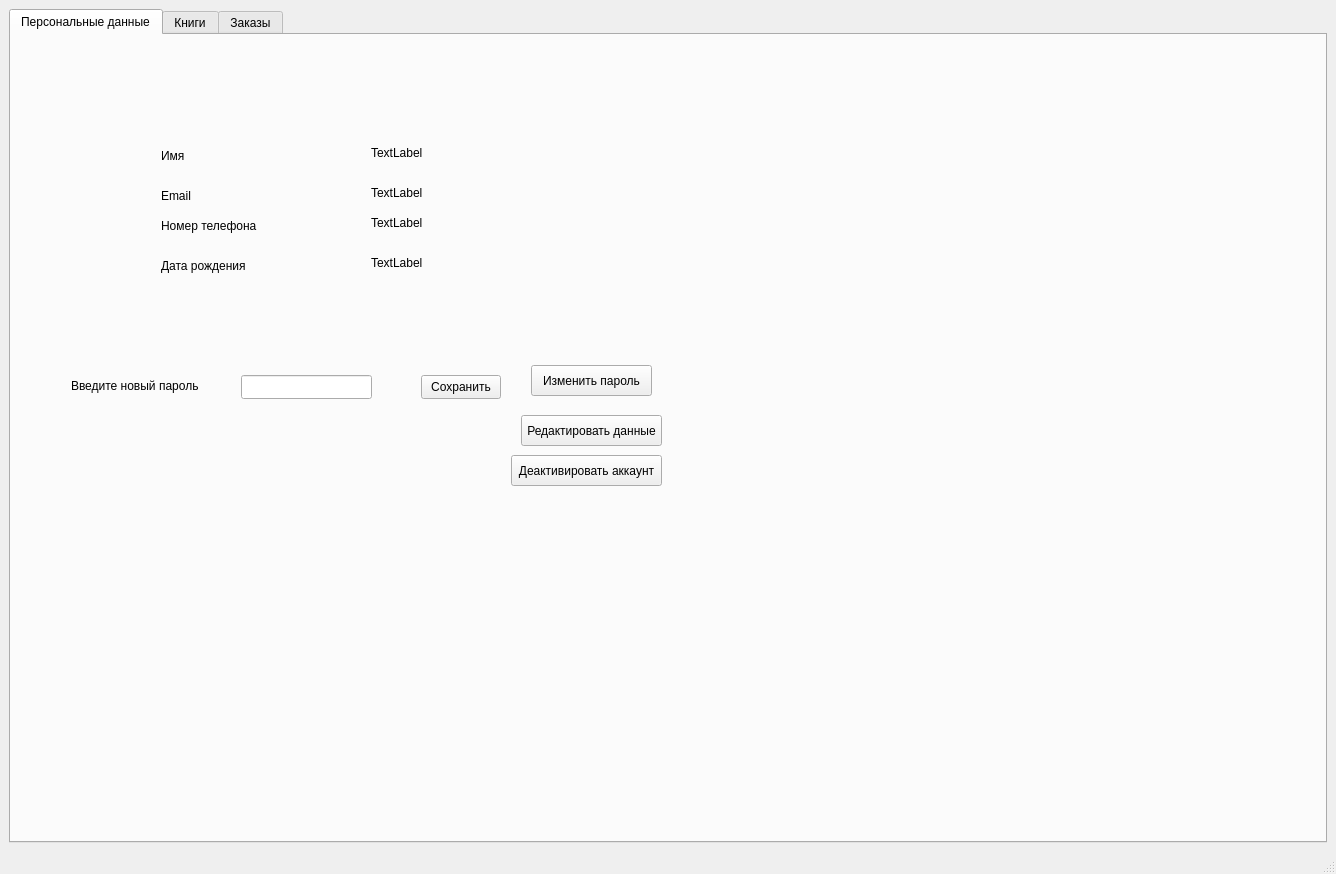
<?xml version="1.0" encoding="UTF-8"?>
<ui version="4.0">
 <class>ClientWindow</class>
 <widget class="QMainWindow" name="ClientWindow">
  <property name="geometry">
   <rect>
    <x>0</x>
    <y>0</y>
    <width>1336</width>
    <height>874</height>
   </rect>
  </property>
  <property name="windowTitle">
   <string>MainWindow</string>
  </property>
  <widget class="QWidget" name="centralwidget">
   <layout class="QVBoxLayout" name="verticalLayout">
    <item>
     <widget class="QTabWidget" name="clnt_tabs">
      <property name="currentIndex">
       <number>0</number>
      </property>
      <widget class="QWidget" name="cred_clnt_tab">
       <attribute name="title">
        <string>Персональные данные</string>
       </attribute>
       <widget class="QLabel" name="name_clnt_label">
        <property name="geometry">
         <rect>
          <x>150</x>
          <y>110</y>
          <width>101</width>
          <height>21</height>
         </rect>
        </property>
        <property name="text">
         <string>Имя</string>
        </property>
       </widget>
       <widget class="QLabel" name="email_clnt_label">
        <property name="geometry">
         <rect>
          <x>150</x>
          <y>150</y>
          <width>101</width>
          <height>21</height>
         </rect>
        </property>
        <property name="text">
         <string>Email</string>
        </property>
       </widget>
       <widget class="QLabel" name="phone_clnt_label">
        <property name="geometry">
         <rect>
          <x>150</x>
          <y>180</y>
          <width>101</width>
          <height>21</height>
         </rect>
        </property>
        <property name="text">
         <string>Номер телефона</string>
        </property>
       </widget>
       <widget class="QLabel" name="bd_clnt_label">
        <property name="geometry">
         <rect>
          <x>150</x>
          <y>220</y>
          <width>101</width>
          <height>21</height>
         </rect>
        </property>
        <property name="text">
         <string>Дата рождения</string>
        </property>
       </widget>
       <widget class="QLabel" name="name_clnt_value">
        <property name="geometry">
         <rect>
          <x>360</x>
          <y>110</y>
          <width>191</width>
          <height>16</height>
         </rect>
        </property>
        <property name="text">
         <string>TextLabel</string>
        </property>
       </widget>
       <widget class="QLabel" name="email_clnt_value">
        <property name="geometry">
         <rect>
          <x>360</x>
          <y>150</y>
          <width>231</width>
          <height>16</height>
         </rect>
        </property>
        <property name="text">
         <string>TextLabel</string>
        </property>
       </widget>
       <widget class="QLabel" name="phone_clnt_value">
        <property name="geometry">
         <rect>
          <x>360</x>
          <y>180</y>
          <width>211</width>
          <height>16</height>
         </rect>
        </property>
        <property name="text">
         <string>TextLabel</string>
        </property>
       </widget>
       <widget class="QLabel" name="bd_clnt_value">
        <property name="geometry">
         <rect>
          <x>360</x>
          <y>220</y>
          <width>241</width>
          <height>16</height>
         </rect>
        </property>
        <property name="text">
         <string>TextLabel</string>
        </property>
       </widget>
       <widget class="QPushButton" name="change_password_clnt_button">
        <property name="geometry">
         <rect>
          <x>520</x>
          <y>330</y>
          <width>121</width>
          <height>31</height>
         </rect>
        </property>
        <property name="text">
         <string>Изменить пароль</string>
        </property>
       </widget>
       <widget class="QLabel" name="change_password_clnt_label">
        <property name="geometry">
         <rect>
          <x>60</x>
          <y>340</y>
          <width>141</width>
          <height>21</height>
         </rect>
        </property>
        <property name="text">
         <string>Введите новый пароль</string>
        </property>
       </widget>
       <widget class="QLineEdit" name="change_password_clnt_value">
        <property name="enabled">
         <bool>true</bool>
        </property>
        <property name="geometry">
         <rect>
          <x>230</x>
          <y>340</y>
          <width>131</width>
          <height>24</height>
         </rect>
        </property>
       </widget>
       <widget class="QPushButton" name="save_password_clnt_button">
        <property name="geometry">
         <rect>
          <x>410</x>
          <y>340</y>
          <width>80</width>
          <height>24</height>
         </rect>
        </property>
        <property name="text">
         <string>Сохранить</string>
        </property>
       </widget>
       <widget class="QPushButton" name="edit_cred_clnt_button">
        <property name="geometry">
         <rect>
          <x>510</x>
          <y>380</y>
          <width>141</width>
          <height>31</height>
         </rect>
        </property>
        <property name="text">
         <string>Редактировать данные</string>
        </property>
       </widget>
       <widget class="QPushButton" name="deactivate_account_button">
        <property name="geometry">
         <rect>
          <x>500</x>
          <y>420</y>
          <width>151</width>
          <height>31</height>
         </rect>
        </property>
        <property name="text">
         <string>Деактивировать аккаунт</string>
        </property>
       </widget>
      </widget>
      <widget class="QWidget" name="books_clnt_tab">
       <attribute name="title">
        <string>Книги</string>
       </attribute>
       <layout class="QGridLayout" name="gridLayout">
        <item row="0" column="0">
         <widget class="QTableWidget" name="books_table_widget">
          <property name="enabled">
           <bool>true</bool>
          </property>
          <property name="editTriggers">
           <set>QAbstractItemView::NoEditTriggers</set>
          </property>
          <attribute name="horizontalHeaderVisible">
           <bool>true</bool>
          </attribute>
          <attribute name="horizontalHeaderHighlightSections">
           <bool>true</bool>
          </attribute>
          <attribute name="verticalHeaderVisible">
           <bool>false</bool>
          </attribute>
          <column>
           <property name="text">
            <string>Название</string>
           </property>
          </column>
          <column>
           <property name="text">
            <string>Автор</string>
           </property>
          </column>
          <column>
           <property name="text">
            <string>Жанр</string>
           </property>
          </column>
          <column>
           <property name="text">
            <string>Количество</string>
           </property>
          </column>
          <column>
           <property name="text">
            <string>Год публикации</string>
           </property>
          </column>
          <column>
           <property name="text">
            <string>Цена</string>
           </property>
          </column>
          <column>
           <property name="text">
            <string>Аннотация</string>
           </property>
          </column>
         </widget>
        </item>
        <item row="0" column="1" rowspan="2">
         <widget class="QGroupBox" name="groupBox">
          <property name="sizePolicy">
           <sizepolicy hsizetype="Fixed" vsizetype="Expanding">
            <horstretch>0</horstretch>
            <verstretch>0</verstretch>
           </sizepolicy>
          </property>
          <property name="minimumSize">
           <size>
            <width>250</width>
            <height>0</height>
           </size>
          </property>
          <property name="title">
           <string/>
          </property>
          <layout class="QFormLayout" name="formLayout">
           <property name="bottomMargin">
            <number>9</number>
           </property>
           <item row="4" column="1">
            <widget class="QDateEdit" name="min_date_value"/>
           </item>
           <item row="5" column="1">
            <widget class="QDateEdit" name="max_date_value"/>
           </item>
           <item row="6" column="1">
            <widget class="QPushButton" name="find_by_year_button">
             <property name="text">
              <string>Найти по указанному времени</string>
             </property>
            </widget>
           </item>
           <item row="7" column="1">
            <widget class="QDoubleSpinBox" name="min_price_value">
             <property name="sizePolicy">
              <sizepolicy hsizetype="Fixed" vsizetype="Fixed">
               <horstretch>0</horstretch>
               <verstretch>0</verstretch>
              </sizepolicy>
             </property>
             <property name="maximum">
              <double>100000.000000000000000</double>
             </property>
            </widget>
           </item>
           <item row="8" column="1">
            <widget class="QDoubleSpinBox" name="max_price_value">
             <property name="sizePolicy">
              <sizepolicy hsizetype="Fixed" vsizetype="Fixed">
               <horstretch>0</horstretch>
               <verstretch>0</verstretch>
              </sizepolicy>
             </property>
             <property name="maximum">
              <double>100000.000000000000000</double>
             </property>
            </widget>
           </item>
           <item row="9" column="1">
            <widget class="QPushButton" name="find_by_price">
             <property name="text">
              <string>Найти по указанной цене</string>
             </property>
            </widget>
           </item>
           <item row="10" column="0">
            <widget class="QLabel" name="label">
             <property name="sizePolicy">
              <sizepolicy hsizetype="Fixed" vsizetype="Fixed">
               <horstretch>0</horstretch>
               <verstretch>0</verstretch>
              </sizepolicy>
             </property>
             <property name="text">
              <string>Жанр</string>
             </property>
            </widget>
           </item>
           <item row="10" column="1">
            <widget class="QComboBox" name="genre_combo_box">
             <property name="sizePolicy">
              <sizepolicy hsizetype="Minimum" vsizetype="Fixed">
               <horstretch>0</horstretch>
               <verstretch>0</verstretch>
              </sizepolicy>
             </property>
            </widget>
           </item>
           <item row="11" column="0">
            <widget class="QLabel" name="label_2">
             <property name="sizePolicy">
              <sizepolicy hsizetype="Minimum" vsizetype="Minimum">
               <horstretch>0</horstretch>
               <verstretch>0</verstretch>
              </sizepolicy>
             </property>
             <property name="text">
              <string>Автор</string>
             </property>
            </widget>
           </item>
           <item row="11" column="1">
            <widget class="QComboBox" name="authors_combo_box"/>
           </item>
           <item row="12" column="1">
            <widget class="QPushButton" name="sort_by_pop_button">
             <property name="sizePolicy">
              <sizepolicy hsizetype="Fixed" vsizetype="Fixed">
               <horstretch>0</horstretch>
               <verstretch>0</verstretch>
              </sizepolicy>
             </property>
             <property name="text">
              <string>Отсортировать по популярности</string>
             </property>
            </widget>
           </item>
           <item row="13" column="1">
            <widget class="QPushButton" name="clear_filters_button">
             <property name="text">
              <string>Очистить фильтры</string>
             </property>
            </widget>
           </item>
          </layout>
         </widget>
        </item>
       </layout>
      </widget>
      <widget class="QWidget" name="orders_clnt_tab">
       <attribute name="title">
        <string>Заказы</string>
       </attribute>
       <layout class="QGridLayout" name="gridLayout_2">
        <item row="1" column="0">
         <widget class="QGroupBox" name="groupBox_2">
          <property name="title">
           <string/>
          </property>
          <layout class="QHBoxLayout" name="horizontalLayout">
           <item>
            <widget class="QPushButton" name="create_order_button">
             <property name="text">
              <string>Оформить заказ</string>
             </property>
            </widget>
           </item>
           <item>
            <widget class="QPushButton" name="processed_orders_button">
             <property name="text">
              <string>Исполняемые заказы</string>
             </property>
            </widget>
           </item>
           <item>
            <widget class="QPushButton" name="all_orders_button">
             <property name="text">
              <string>Все заказы</string>
             </property>
            </widget>
           </item>
          </layout>
         </widget>
        </item>
        <item row="0" column="0">
         <widget class="QTableWidget" name="orders_table_widget">
          <property name="editTriggers">
           <set>QAbstractItemView::NoEditTriggers</set>
          </property>
          <attribute name="verticalHeaderVisible">
           <bool>false</bool>
          </attribute>
          <column>
           <property name="text">
            <string>Номер заказа</string>
           </property>
          </column>
          <column>
           <property name="text">
            <string>Стоимость</string>
           </property>
          </column>
          <column>
           <property name="text">
            <string>Дата оформления</string>
           </property>
          </column>
          <column>
           <property name="text">
            <string>Текущий статус</string>
           </property>
          </column>
         </widget>
        </item>
       </layout>
      </widget>
     </widget>
    </item>
   </layout>
  </widget>
  <widget class="QMenuBar" name="menubar">
   <property name="geometry">
    <rect>
     <x>0</x>
     <y>0</y>
     <width>1336</width>
     <height>21</height>
    </rect>
   </property>
  </widget>
  <widget class="QStatusBar" name="statusbar"/>
 </widget>
 <resources/>
 <connections/>
</ui>
